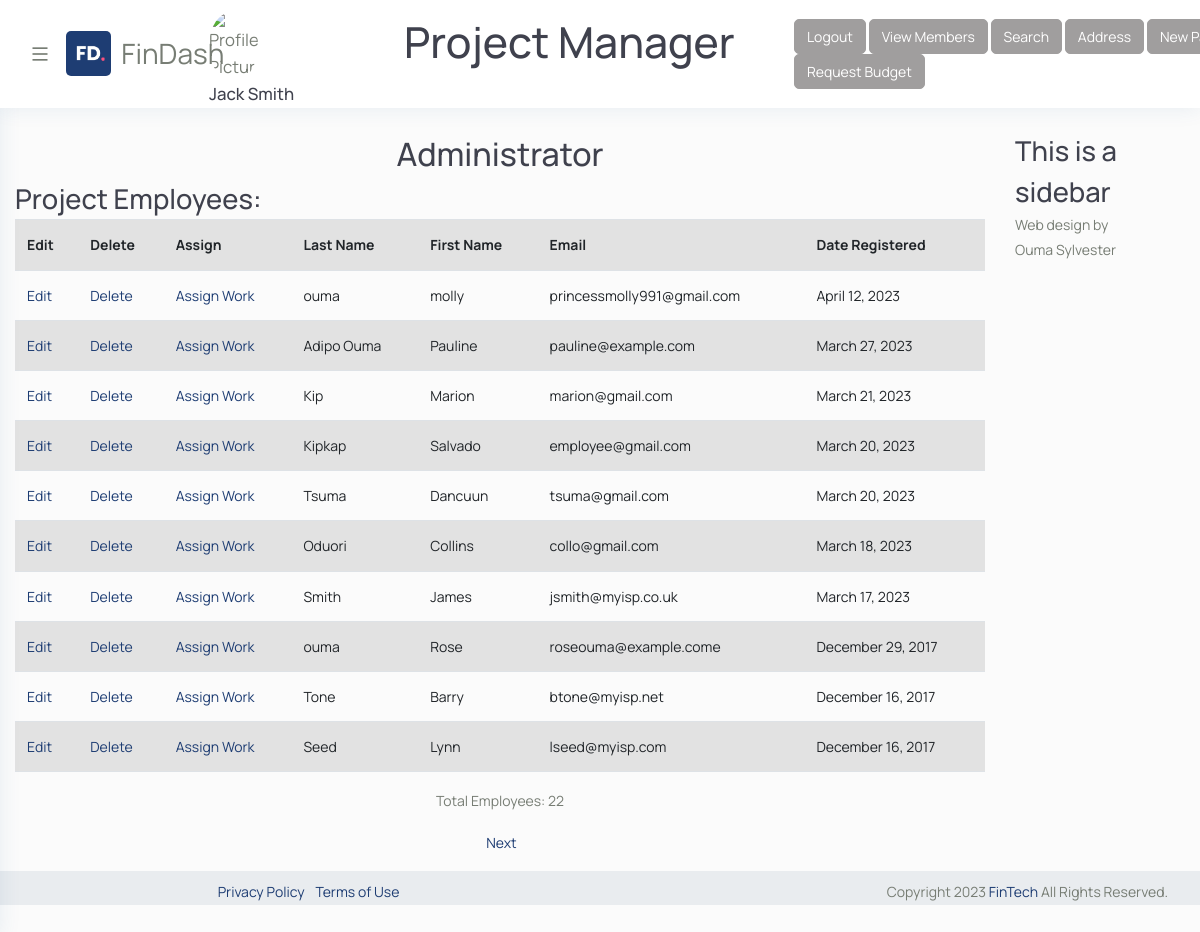
The app's page /financeApp/admin-page.php (signed in) with its own data.
### tables this page shows
CREATE TABLE `users` (
  `user_id` mediumint(6) UNSIGNED NOT NULL,
  `first_name` varchar(30) NOT NULL,
  `last_name` varchar(40) NOT NULL,
  `email` varchar(50) NOT NULL,
  `profile_pic` varchar(128) NOT NULL,
  `date_of_birth` date DEFAULT NULL,
  `password` char(60) NOT NULL,
  `registration_date` datetime NOT NULL,
  `user_level` smallint(6) UNSIGNED NOT NULL,
  `address1` varchar(50) NOT NULL,
  `address2` varchar(50) DEFAULT NULL,
  `city` varchar(50) NOT NULL,
  `state_country` char(25) NOT NULL,
  `zcode_pcode` char(10) NOT NULL,
  `phone` char(15) DEFAULT NULL,
  `secret` varchar(30) NOT NULL,
  `title` varchar(60) NOT NULL,
  `approved` tinytext DEFAULT NULL
);

### financeApp/process-admin-view-users.php (the view, shortened to what this page needs)
<?php
	try{
		$user_level = $_SESSION['user_level'];
		require ('includes/mysqli_connect.php');
		$pagerows = 10;
		if(isset($_GET['p']) && is_numeric($_GET['p']))
		{
			$pages = htmlspecialchars($_GET['p'], ENT_QUOTES);
		}
		else{
			if($user_level == 1){
				$q = "SELECT count(user_id) FROM users WHERE user_level = 0";
			}else if($user_level == 3){
				$q = "SELECT count(user_id) FROM users WHERE user_level < 3";
			}else{
				$q = "SELECT count(user_id) FROM users";
			}
			$result = mysqli_query($dbcon, $q);
			$row = mysqli_fetch_array($result, MYSQLI_NUM);
			$records = htmlspecialchars($row[0], ENT_QUOTES);
			if($records > $pagerows)
			{
				$pages = ceil($records/$pagerows);
			}
			else{
				$pages = 1;
			}
		}
		if(isset($_GET['s']) && is_numeric($_GET['s']))
		{
			$start = htmlspecialchars($_GET['s'], ENT_QUOTES);
		}else{
			$start = 0;
		}
		if($user_level == 1){
			$query = "SELECT last_name, first_name, email, DATE_FORMAT(registration_date, '%M %d, %Y') AS regdat, user_id FROM users WHERE user_level = 0 ORDER BY registration_date DESC LIMIT ?, ?";
		}else if($user_level == 3){
			$query = "SELECT last_name, first_name, email, DATE_FORMAT(registration_date, '%M %d, %Y') AS regdat, user_id FROM users WHERE user_level < 3 ORDER BY registration_date DESC LIMIT ?, ?";
		}else{
			$query = "SELECT last_name, first_name, email, DATE_FORMAT(registration_date, '%M %d, %Y') AS regdat, user_id FROM users ORDER BY registration_date DESC LIMIT ?, ?";
		}
		$q = mysqli_stmt_init($dbcon);
		mysqli_stmt_prepare($q, $query);
		mysqli_stmt_bind_param($q, 'ii', $start, $pagerows);
		mysqli_stmt_execute($q);
		$result = mysqli_stmt_get_result($q);
		if($result){
			if($user_level == 4){
				echo '<table class="table table-striped table-bordered">
				<tr>
				<th scope="col">Last Name</th>
				<th scope="col">First Name</th>
				<th scope="col">Email</th>
				<th scope="col">Date Registered</th>
				</tr>';
			}else{
				echo '<table class="table table-striped">
				<tr>
				<th scope="col">Edit</th>
				<th scope="col">Delete</th>
				<th scope="col">Assign</th>
				<th scope="col">Last Name</th>
				<th scope="col">First Name</th>
				<th scope="col">Email</th>
				<th scope="col">Date Registered</th>
				</tr>';
			}
			while($row = mysqli_fetch_array($result, MYSQLI_ASSOC)){
				$user_id = htmlspecialchars($row['user_id'], ENT_QUOTES);
				$last_name = htmlspecialchars($row['last_name'], ENT_QUOTES);
				$first_name = htmlspecialchars($row['first_name'], ENT_QUOTES);
				$email = htmlspecialchars($row['email'], ENT_QUOTES);
				$registration_date = htmlspecialchars($row['regdat'], ENT_QUOTES);
				if($user_level == 4){
					echo '<tr>';
				echo '<td>' . $last_name .'</td>
				<td>' . $first_name . '</td>
				<td>' . $email . '</td>
				<td>' . $registration_date . '</td>
				</tr>';
				}else{
					echo '<tr>
				<td><a href="edit-record.php?id='. $user_id .'">Edit</a></td>
				<td><a href="delete-record.php?id=' . $user_id . '">Delete</a></td>
				<td><a href="assign-work.php?eid=' . $user_id . '">Assign Work</a></td>';
				echo '<td>' . $last_name .'</td>
				<td>' . $first_name . '</td>
				<td>' . $email . '</td>
				<td>' . $registration_date . '</td>
				</tr>';
				}
			}
			echo '</table>';
		}else{
			echo '<p class="error">The current users could not be retrieved. We apologize for any inconvience.';
			exit();
		}
		if($user_level == 1){
			$q = "SELECT count(user_id) FROM users WHERE user_level = 0";
		}else if($user_level == 3){
			$q = "SELECT count(user_id) FROM users WHERE user_level < 3";
		}else{
			$q = "SELECT count(user_id) FROM users";
		}
		$result = mysqli_query($dbcon, $q);
		$row = mysqli_fetch_array($result);
		$members = htmlspecialchars($row[0], ENT_QUOTES);
		$echostring = '<p class="text-center">Total Employees: ' . $members . '</p>';
		$echostring .= '<p class="text-center">';
		if($pages > 1)
		{
			$current_page = ($start/$pagerows) + 1;
			if($current_page != $pages)
			{
				$echostring .= '<a href="admin-view-users.php?s=' . ($start + $pagerows) . '&p=' . $pages . '">&nbsp;Next</a>';
			}
			$echostring .= '</p>';
			echo $echostring;
		}
	}
	catch(Exception $e)
	{
		print 'The system is busy please try later';
	}
	catch(Error $e)
	{
		print 'The system is busy try again later.';
	}
?>

### financeApp/css/typography.css (style rules this page uses)
body { font-family: 'Manrope', sans-serif; font-weight: 400; font-style: normal; font-size: 14px; line-height: 1.8; padding: 0; margin: 0; color: var(--iq-body-text); background: var(--iq-body-bg); }
a, .btn { -webkit-transition: all 0.5s ease-out 0s; -moz-transition: all 0.5s ease-out 0s; -ms-transition: all 0.5s ease-out 0s; -o-transition: all 0.5s ease-out 0s; transition: all 0.5s ease-out 0s; }
a, button, input, btn { outline: medium none !important; }
a { color: var(--iq-primary); }

### financeApp/css/variable.css (style rules this page uses)
:root { --iq-title-text: #3f414d; --iq-body-text: #777d74; --iq-body-bg: #fbfbfb; --iq-primary: #1e3d73; --iq-secondary: #a09e9e; --iq-success: #65f9b3; --iq-warning: #ffbf43; --iq-danger: #fe517e; --iq-info: #9267ff; --iq-dark: #3f414d; --iq-light: #fafafb; --iq-white: #ffffff; --iq-black: #000000; --iq-light-primary: #e7ecee; --iq-light-secondary: #f1f2f1; --iq-light-success: #ecfff6; --iq-light-danger: #ffeeee; --iq-light-warning: #fefaee; --iq-light-info: #f4f0ff; --iq-light-dark: #f0efef; --iq-primary-hover: #1d335a; --iq-secondary-hover: #3948e8; --iq-success-hover: #8defc0; --iq-danger-hover: #ff6a6a; --iq-warning-hover: #fae837; --iq-info-hover: #fff1e0; --iq-dark-hover: #3948e8; --iq-border-light: #f1f1f1; --iq-light-card: #ffffff; --iq-primary-rgb: 100, 114, 248; --iq-color1: #1e3d73; --iq-color2: #02d871; --iq-color3: #309cf3; --iq-color4: #ff00ff; --iq-color5: #fb1f4c; --iq-color6: #00ced1; --iq-color7: #f35f3b; --iq-color8: #fde117; --iq-color9: #ff0000; --iq-color10: #88028c; --iq-color11: #00d5ab; --iq-color12: #ce9252; --iq-color13: #f9ae02; --iq-color14: #1e7fe4; --iq-color15: #006400; --iq-color16: #fa7c04; --iq-color17: #81bf02; --iq-color18: #99a7ca; --iq-color19: #3d2a26; --iq-color20: #a0746b; }

### records on screen
users: last_name "ouma", first_name "molly", email "princessmolly991@gmail.com", registration_date "April 12, 2023"
users: last_name "Adipo Ouma", first_name "Pauline", email "pauline@example.com", registration_date "March 27, 2023"
users: last_name "Kip", first_name "Marion", email "marion@gmail.com", registration_date "March 21, 2023"
users: last_name "Kipkap", first_name "Salvado", email "employee@gmail.com", registration_date "March 20, 2023"
users: last_name "Tsuma", first_name "Dancuun", email "tsuma@gmail.com", registration_date "March 20, 2023"
users: last_name "Oduori", first_name "Collins", email "collo@gmail.com", registration_date "March 18, 2023"
users: last_name "Smith", first_name "James", email "jsmith@myisp.co.uk", registration_date "March 17, 2023"
users: last_name "ouma", first_name "Rose", email "roseouma@example.come", registration_date "December 29, 2017"
users: last_name "Tone", first_name "Barry", email "btone@myisp.net", registration_date "December 16, 2017"
users: last_name "Seed", first_name "Lynn", email "lseed@myisp.com", registration_date "December 16, 2017"

### other values on screen
$_SESSION['user_name'] "Jack Smith"
$members "22"
